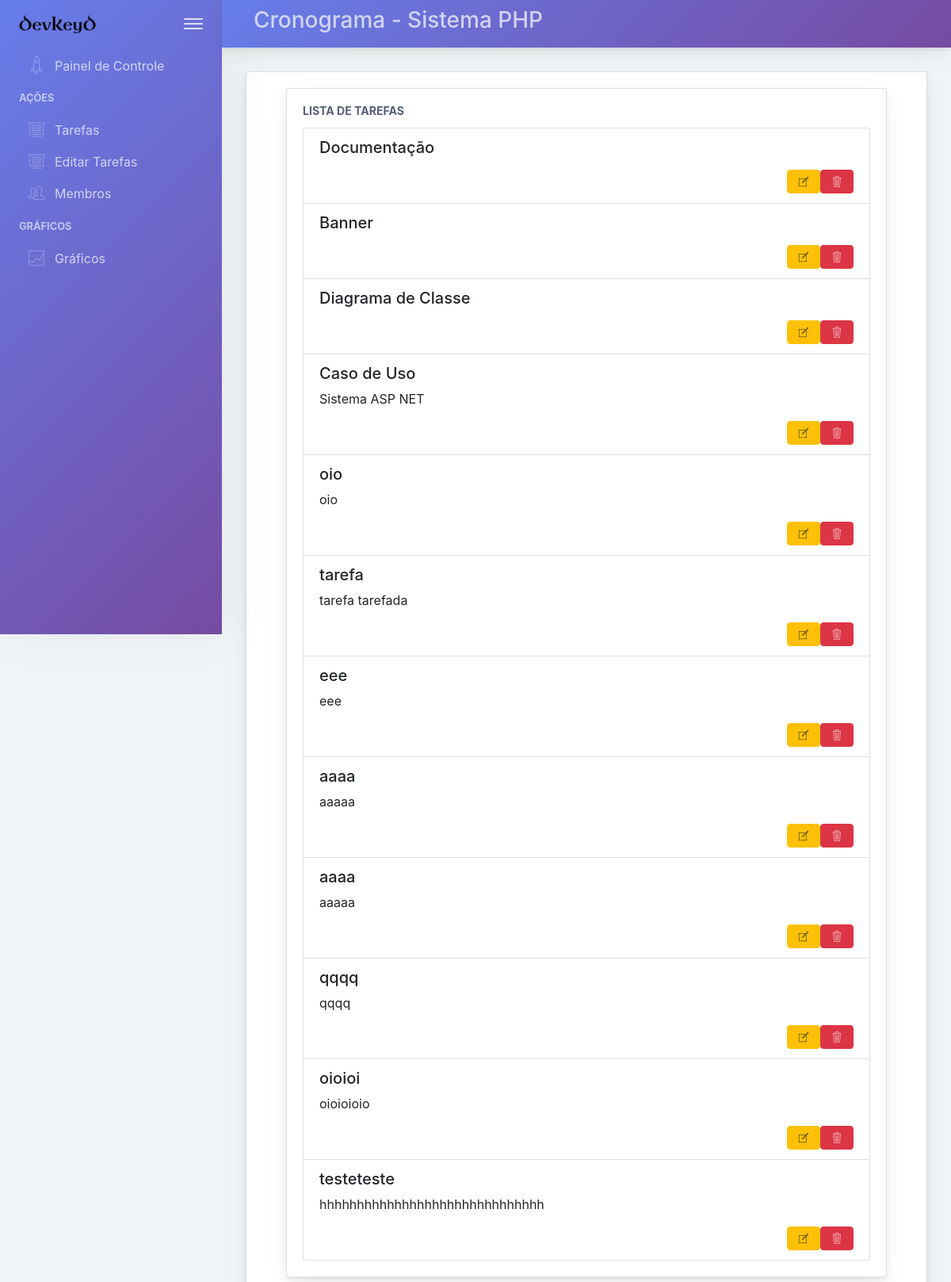
/editar_tarefa.php, run on an earlier commit of the app's database.
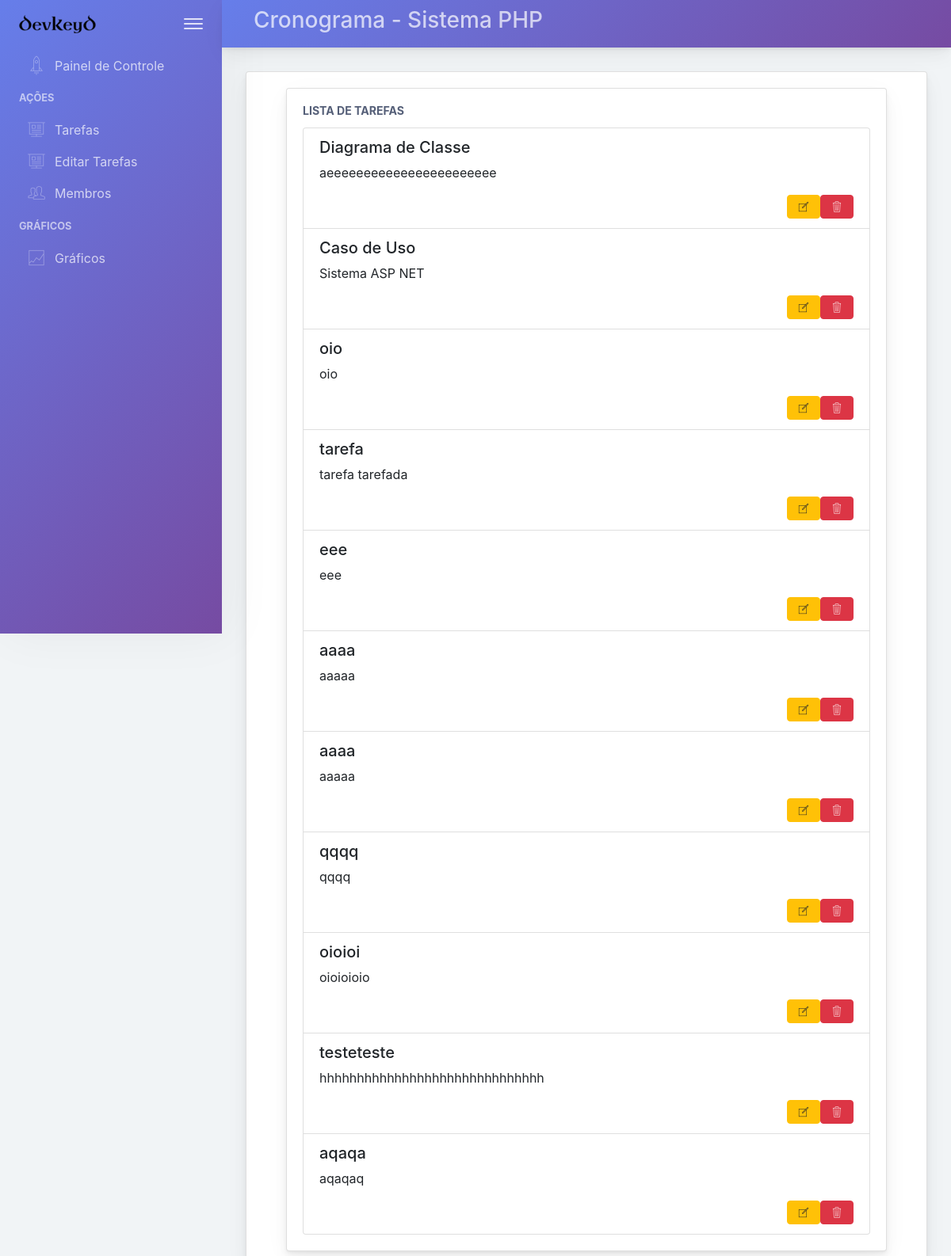
And on a later commit of the database.
### tables this page shows
CREATE TABLE IF NOT EXISTS `dev_tarefa` (
  `trf_id` int(11) NOT NULL AUTO_INCREMENT,
  `trf_nome` varchar(255) NOT NULL,
  `trf_descricao` varchar(255) DEFAULT NULL,
  `trf_usu` int(11) NOT NULL,
  `trf_data_ini` date DEFAULT NULL,
  `trf_data_fim` date DEFAULT NULL,
  `trf_status` varchar(3) DEFAULT 'pen',
  `trf_ordem` int(11) DEFAULT NULL,
  PRIMARY KEY (`trf_id`),
  KEY `fk_trf_usu` (`trf_usu`)
);

### editar_tarefa.php (the view, shortened to what the changed rows need)
<head>
    <link href="./main.css" rel="stylesheet">
    <link rel="stylesheet" type="text/css" href="http://yui.yahooapis.com/3.18.1/build/cssreset/cssreset-min.css">
    <link rel="stylesheet" href="https://maxcdn.bootstrapcdn.com/bootstrap/4.0.0/css/bootstrap.min.css">
    <link rel="stylesheet" type="text/css" href="css/estilo.css">
</head>
<body>
 <?php
 include_once(dirname(__FILE__) . '/menu_superior.php');
 ?>
 <div class="app-main__outer">
    <div class="app-main__inner">
        <div class="tab-content">
            <div class="tab-pane tabs-animation fade show active" id="tab-content-0" role="tabpanel">
                <div class="main-card mb-3 card">
                    <div class="col-md-12">
                        <div class="card-body">
                            <div class="col-md-12">
                                <div class="main-card mb-6 card">
                                    <div class="card-body">
                                        <ul class="list-group">
                                            <?php
                                            $cSQL = "SELECT * FROM " .Config::BD_PREFIX. "tarefa";
                                            $oDados = mysqli_query($con, $cSQL);
                                            while ($registro = mysqli_fetch_assoc($oDados)) {
                                                echo '
                                                <li class="list-group-item">
                                                <h5 class="list-group-item-heading">'
                                                .$registro['trf_nome'].
                                                '</h5>
                                                <p class="list-group-item-text">'.$registro['trf_descricao'].'
                                                </p>
                                                ';
                                                echo '
                                                <div class="pull-right">
                                                <button data-toggle="modal" data-target="#excluir_trf'.$registro['trf_id'].'" class="btn btn-danger">
                                                <i class="pe-7s-trash"></i>
                                                </button>
                                                </div>
                                                ';
                                                echo '
                                                <div class="pull-right">
                                                <button type="button" class="btn btn-warning  btn-toggle" data-element="#'.$registro['trf_id'].'" value="">
                                                <i class="pe-7s-note"></i>
                                                </button>
                                                </div>
                                                ';
                                                echo '
                                                <div class="form-group" id="'.$registro['trf_id'].'" style="display:none">
                                                <form action="edita.php" method="post">
                                                <div class="form-row">
                                                <div class="col-md-6">
                                                <div class="position-relative form-group">
                                                <label for="trf_nome" class="">
                                                Tarefa
                                                </label>
                                                <input name="trf_nome" id="trf_nome" placeholder="Nome da Tarefa" type="text" class="form-control" minlength="3" required value="'.$registro['trf_nome'].'">
                                                </div>
                                                </div>
                                                <div class="col-md-10">
                                                <div class="position-relative form-group">
                                                <label for="trf_descricao" class="">
                                                Descrição
                                                </label>
                                                <textarea id="trf_descricao" name="trf_descricao" class="form-control"  minlength="3" required>
                                                '.$registro['trf_descricao'].'
                                                </textarea>
                                                </div>
                                                </div>
                                                </div>
                                                <button class="mt-2 btn btn-success">Editar</button>
                                                <input type="hidden" name="action" value="edita_trf">
                                                <input type="hidden" name="trf_id" value="'.$registro['trf_id'].'">
                                                </form>
                                                </div>
                                                </li>
                                                '
                                                ;
                                            }
                                            ?>
                                        </ul>
                                    </div>
                                </div>
                            </div>
                        </div>
                    </div>
                </div>
            </div>
        </div>
    </div>
</div>
<script type="text/javascript" src="./assets/scripts/main.js"></script></body>
</html>

What changed in the data, as far as the page shows it:
removed dev_tarefa: trf_nome "Documentação"
removed dev_tarefa: trf_nome "Banner"
changed dev_tarefa "Diagrama de Classe": trf_descricao (not shown) → "aeeeeeeeeeeeeeeeeeeeeeee"
added dev_tarefa: trf_nome "aqaqa", trf_descricao "aqaqaq"
